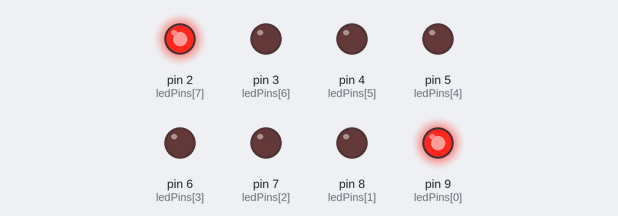
A sketch run on a simulated Arduino Uno, built with avr-gcc and run on an emulated ATmega328P. Parts: output pins drawn as LEDs (lit = HIGH).

Above: at 0.12 s.
At 0.87 s:
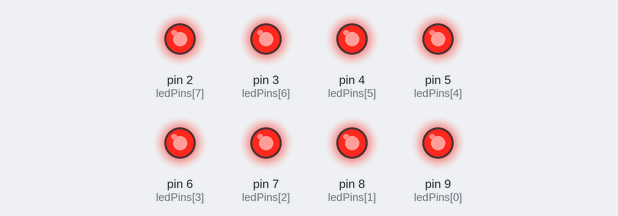
At 1.37 s:
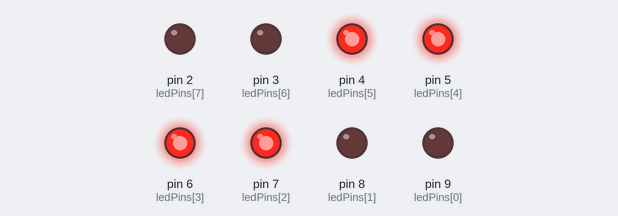
At 2.1 s:
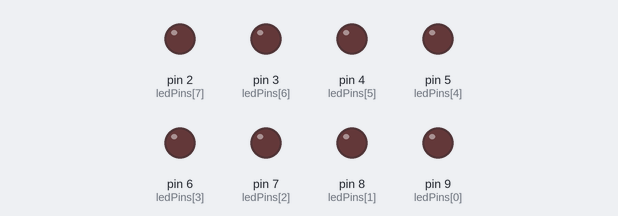
At 3.62 s:
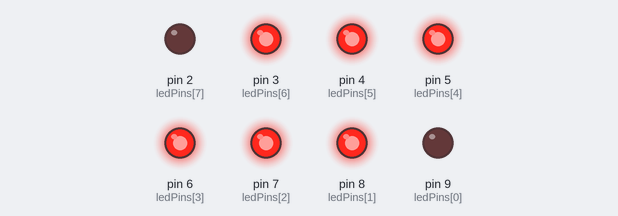
At 5.37 s:
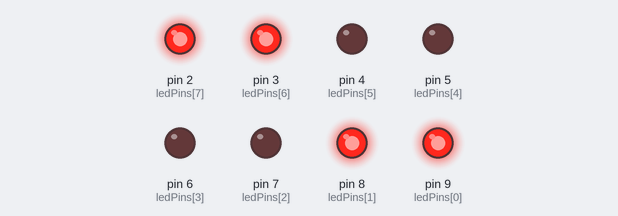
Timing chart, 0 to 5.8 s (numbered marks = the images above):
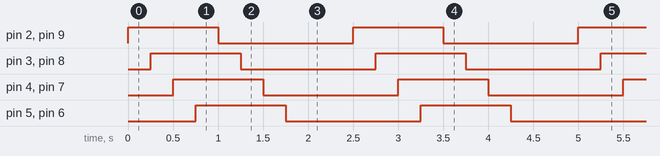

The sketch:

8.ino
```cpp
#include <Arduino.h>

const int ledPins[] = {9, 8, 7, 6, 5, 4, 3, 2};

void setup() {
	pinMode(ledPins[0], OUTPUT);
	pinMode(ledPins[1], OUTPUT);
	pinMode(ledPins[2], OUTPUT);
	pinMode(ledPins[3], OUTPUT);
	pinMode(ledPins[4], OUTPUT);
	pinMode(ledPins[5], OUTPUT);
	pinMode(ledPins[6], OUTPUT);
	pinMode(ledPins[7], OUTPUT);
}

void loop() {
	for (int i = 0; i < 4; i++) {
		digitalWrite(ledPins[i], HIGH);
		digitalWrite(ledPins[7 - i], HIGH);
		delay(250);
	}

	for (int i = 0; i < 4; i++) {
		digitalWrite(ledPins[i], LOW);
		digitalWrite(ledPins[7 - i], LOW);
		delay(250);
	}

	delay(500);
}
```

Measured:
- by itself, pin 2 (ledPins[7]), pin 3 (ledPins[6]), pin 4 (ledPins[5]), pin 5 (ledPins[4]), pin 6 (ledPins[3]), pin 7 (ledPins[2]), pin 8 (ledPins[1]), pin 9 (ledPins[0]): alternates HIGH for 1.0 s and LOW for 1.5 s
- by itself, everything shown: repeats every 2.5 s, in 8 steps
